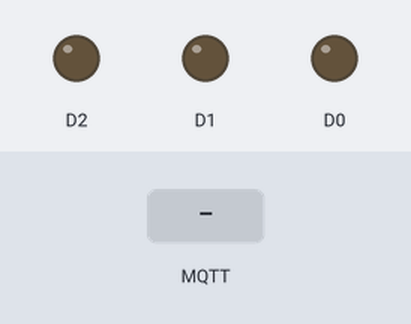
Simulated run of this sketch. Board: ESP8266 (NodeMCU). Parts: output pins drawn as LEDs (lit = HIGH). Dashed ring = blinking. The test bench sets the inputs (shaded band). WiFi joins after 1.5 s; servers stay silent unless stated; no MQTT or app messages arrive unless stated; what the sketch prints to the serial monitor is not drawn.

Above: at 2.7 s.
2.8 s: MQTT message "Low" arrives on the first subscribed topic
At 3.2 s:
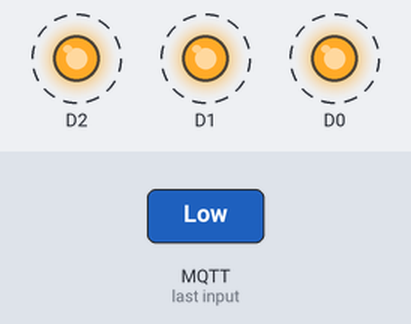
5.8 s: MQTT message "Medium" arrives on the first subscribed topic
Timing chart, 0 to 13.8 s (numbered marks = the images above; inputs shaded):
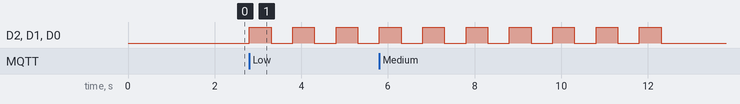

Measured:
- after the input at 2.8 s, D2, D1, D0: alternates HIGH for 0.50 s and LOW for 0.50 s, starting at once

The sketch:

Part1Subscriber.ino
```cpp
#include <Arduino.h>
#include <ESP8266WiFi.h>
#include <PubSubClient.h>
#include <ArduinoJson.h>

const char *SSID = "OnePlus 7T";              // SSID of your WiFi
const char *PASSWORD = "qwertasdf";           // Password of your WiFi
const char *mqttBroker = "broker.mqtt.cool";  // alternate hosts: test.mosquitto.org, broker.hivemq.com
const int mqttPort = 1883;
const char *mqttClientID = "esp32";
const char *Topic = "P1T1";

WiFiClient espClient;
PubSubClient mqttClient(espClient);

const char *potRange(int value) {
  if (value >= 70) {
    return "High";
  } else if (value < 70 && value >= 30) {
    return "Medium";
  } else {
    return "Low";
  }
}

const char *ldrRange(int value) {
  if (value >= 20) {
    return "High";
  } else if (value < 20 && value >= 5) {
    return "Medium";
  } else {
    return "Low";
  }
}

void mqttCallback(char *topic, byte *payload, unsigned int length) {
  DynamicJsonDocument doc(1024);
  deserializeJson(doc, payload);
  Serial.println(doc.as<String>());
  Serial.print(ldrRange(doc["LDR_value"]));
  const char *ldr_value = ldrRange(doc["LDR_value"]);
  const char *pot_value = potRange(doc["POT_value"]);

  Serial.println(ldr_value);
  Serial.println(pot_value);

  if ((strcmp(ldr_value, "Low") == 0 && strcmp(pot_value, "Medium") == 0) ||
      (strcmp(ldr_value, "Low") == 0 && strcmp(pot_value, "Low") == 0) ||
      (strcmp(ldr_value, "Medium") == 0 && strcmp(pot_value, "Low") == 0)) {
    Serial.print("inside the loop!");
    for (int i = 0; i < 5; i++) {
      digitalWrite(D0, HIGH);
      digitalWrite(D1, HIGH);
      digitalWrite(D2, HIGH);
      delay(500);
      digitalWrite(D0, LOW);
      digitalWrite(D1, LOW);
      digitalWrite(D2, LOW);
      delay(500);
    }
  }
  if ((strcmp(ldr_value, "Medium") == 0 && strcmp(pot_value, "Medium") == 0) ||
      (strcmp(ldr_value, "Low") == 0 && strcmp(pot_value, "High") == 0) ||
      (strcmp(ldr_value, "High") == 0 && strcmp(pot_value, "Low") == 0)) {
    digitalWrite(D0, LOW);
    digitalWrite(D1, HIGH);
    digitalWrite(D2, HIGH);
  }
  if ((strcmp(ldr_value, "Medium") == 0 && strcmp(pot_value, "High") == 0) ||
      (strcmp(ldr_value, "High") == 0 && strcmp(pot_value, "Medium") == 0) ||
      (strcmp(ldr_value, "High") == 0 && strcmp(pot_value, "High") == 0)) {
    digitalWrite(D0, HIGH);
    digitalWrite(D1, HIGH);
    digitalWrite(D2, HIGH);
  }
}

void mqttInit() {
  mqttClient.setServer(mqttBroker, mqttPort);
  mqttClient.setCallback(mqttCallback);
  WiFi.begin(SSID, PASSWORD);
  while (WiFi.status() != WL_CONNECTED) {
    delay(500);
    Serial.print(".");
  }
  Serial.println("");
  Serial.print("Connected to ");
  Serial.println(SSID);
  Serial.print("IP address: ");
  Serial.println(WiFi.localIP());
}

void mqttLoop() {
  while (!mqttClient.connected()) {
    Serial.print("Attempting MQTT connection...");
    if (mqttClient.connect(mqttClientID)) {
      Serial.println("connected");
      mqttClient.subscribe(Topic);  // Subscribe to LEDTopic
      Serial.println("MQTT subscribed");
    } else {
      Serial.print("failed, rc=");
      Serial.print(mqttClient.state());
      Serial.println(" try again in 5 seconds");
      delay(5000);
    }
  }
  mqttClient.loop();
}

void pinInit() {
  pinMode(D0, OUTPUT);
  pinMode(D1, OUTPUT);
  pinMode(D2, OUTPUT);
}

void setup() {
  Serial.begin(115200);
  Serial.println(Topic);
  mqttInit();
  pinInit();
}

void loop() {
  mqttLoop();
}
```
